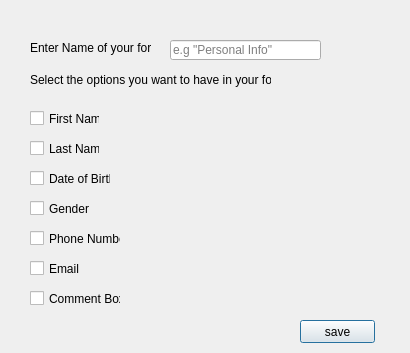
<?xml version="1.0" encoding="UTF-8"?>
<ui version="4.0">
 <class>formwindow</class>
 <widget class="QDialog" name="formwindow">
  <property name="geometry">
   <rect>
    <x>0</x>
    <y>0</y>
    <width>410</width>
    <height>353</height>
   </rect>
  </property>
  <property name="windowTitle">
   <string>Form Details</string>
  </property>
  <widget class="QLabel" name="label">
   <property name="geometry">
    <rect>
     <x>30</x>
     <y>70</y>
     <width>241</width>
     <height>20</height>
    </rect>
   </property>
   <property name="text">
    <string>Select the options you want to have in your form:</string>
   </property>
  </widget>
  <widget class="QCheckBox" name="checkBox">
   <property name="geometry">
    <rect>
     <x>30</x>
     <y>110</y>
     <width>70</width>
     <height>17</height>
    </rect>
   </property>
   <property name="text">
    <string>First Name</string>
   </property>
  </widget>
  <widget class="QCheckBox" name="checkBox_2">
   <property name="geometry">
    <rect>
     <x>30</x>
     <y>140</y>
     <width>70</width>
     <height>17</height>
    </rect>
   </property>
   <property name="text">
    <string>Last Name</string>
   </property>
  </widget>
  <widget class="QCheckBox" name="checkBox_3">
   <property name="geometry">
    <rect>
     <x>30</x>
     <y>230</y>
     <width>91</width>
     <height>17</height>
    </rect>
   </property>
   <property name="text">
    <string>Phone Number</string>
   </property>
  </widget>
  <widget class="QCheckBox" name="checkBox_4">
   <property name="geometry">
    <rect>
     <x>30</x>
     <y>170</y>
     <width>81</width>
     <height>17</height>
    </rect>
   </property>
   <property name="text">
    <string>Date of Birth </string>
   </property>
  </widget>
  <widget class="QCheckBox" name="checkBox_5">
   <property name="geometry">
    <rect>
     <x>30</x>
     <y>290</y>
     <width>91</width>
     <height>17</height>
    </rect>
   </property>
   <property name="text">
    <string>Comment Box</string>
   </property>
  </widget>
  <widget class="QCheckBox" name="checkBox_6">
   <property name="geometry">
    <rect>
     <x>30</x>
     <y>260</y>
     <width>70</width>
     <height>17</height>
    </rect>
   </property>
   <property name="text">
    <string>Email</string>
   </property>
  </widget>
  <widget class="QLabel" name="label_2">
   <property name="geometry">
    <rect>
     <x>30</x>
     <y>40</y>
     <width>121</width>
     <height>16</height>
    </rect>
   </property>
   <property name="text">
    <string>Enter Name of your form:</string>
   </property>
  </widget>
  <widget class="QLineEdit" name="lineEdit">
   <property name="geometry">
    <rect>
     <x>170</x>
     <y>40</y>
     <width>151</width>
     <height>20</height>
    </rect>
   </property>
   <property name="placeholderText">
    <string>e.g &quot;Personal Info&quot;</string>
   </property>
  </widget>
  <widget class="QPushButton" name="pushButton">
   <property name="geometry">
    <rect>
     <x>300</x>
     <y>320</y>
     <width>75</width>
     <height>23</height>
    </rect>
   </property>
   <property name="text">
    <string>save</string>
   </property>
  </widget>
  <widget class="QCheckBox" name="checkBox_7">
   <property name="geometry">
    <rect>
     <x>30</x>
     <y>200</y>
     <width>81</width>
     <height>17</height>
    </rect>
   </property>
   <property name="text">
    <string>Gender</string>
   </property>
  </widget>
 </widget>
 <resources/>
 <connections/>
</ui>
